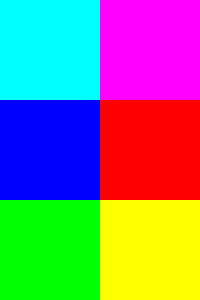
#> input picture Miscellaneous/Hexahue Bergerak/poc/HCS.gif, 200 x 300 px
$ python solver.py
#> lines starting #> are read from the running program, lines starting #| are printed output that depends on the picture
from PIL import Image, ImageSequence

# === Warna Standar ===
magenta = (255, 0, 255)
red = (255, 0, 0)
green = (0, 255, 0)
yellow = (255, 255, 0)
blu = (0, 0, 255)
light_blue = (0, 255, 255)
white = (255, 255, 255)
black = (0, 0, 0)
gray = (128, 128, 128)

# === Kamus Hexahue ===
hexahue = {
    (magenta, red, green, yellow, blu, light_blue): 'a',
    (red, magenta, green, yellow, blu, light_blue): 'b',
    (red, green, magenta, yellow, blu, light_blue): 'c',
    (red, green, yellow, magenta, blu, light_blue): 'd',
    (red, green, yellow, blu, magenta, light_blue): 'e',
    (red, green, yellow, blu, light_blue, magenta): 'f',
    (green, red, yellow, blu, light_blue, magenta): 'g',
    (green, yellow, red, blu, light_blue, magenta): 'h',
    (green, yellow, blu, red, light_blue, magenta): 'i',
    (green, yellow, blu, light_blue, red, magenta): 'j',
    (green, yellow, blu, light_blue, magenta, red): 'k',
    (yellow, green, blu, light_blue, magenta, red): 'l',
    (yellow, blu, green, light_blue, magenta, red): 'm',
    (yellow, blu, light_blue, green, magenta, red): 'n',
    (yellow, blu, light_blue, magenta, green, red): 'o',
    (yellow, blu, light_blue, magenta, red, green): 'p',
    (blu, yellow, light_blue, magenta, red, green): 'q',
    (blu, light_blue, yellow, magenta, red, green): 'r',
    (blu, light_blue, magenta, yellow, red, green): 's',
    (blu, light_blue, magenta, red, yellow, green): 't',
    (blu, light_blue, magenta, red, green, yellow): 'u',
    (light_blue, blu, magenta, red, green, yellow): 'v',
    (light_blue, magenta, blu, red, green, yellow): 'w',
    (light_blue, magenta, red, blu, green, yellow): 'x',
    (light_blue, magenta, red, green, blu, yellow): 'y',
    (light_blue, magenta, red, green, yellow, blu): 'z',
    (black, white, white, black, black, white): '.',
    (white, black, black, white, white, black): ',',
    (white, white, white, white, white, white): ' ',
    (black, black, black, black, black, black): ' ',
    (black, gray, white, black, gray, white): '0',
    (gray, black, white, black, gray, white): '1',
    (gray, white, black, black, gray, white): '2',
    (gray, white, black, gray, black, white): '3',
    (gray, white, black, gray, white, black): '4',
    (white, gray, black, gray, white, black): '5',
    (white, black, gray, gray, white, black): '6',
    (white, black, gray, white, gray, black): '7',
    (white, black, gray, white, black, gray): '8',
    (black, white, gray, white, black, gray): '9',
}

# === Decode satu frame (PIL.Image object) ===
def decode_frame(img):
    try:
        img = img.convert("RGB")
        w, h = img.size
        block_w = w // 2
        block_h = h // 3
        colors = []

        for row in range(3):
            for col in range(2):
                x = col * block_w + block_w // 2
                y = row * block_h + block_h // 2
                rgb = img.getpixel((x, y))
                colors.append(rgb)

        return hexahue.get(tuple(colors), '?')
    except Exception as e:
        print(f"[!] Error decoding frame: {e}")
        return '?'

# === Decode semua frame dari GIF ===
def decode_gif(gif_path):
#> called with gif_path = 'HCS.gif'
    try:
        img = Image.open(gif_path)
#> img is the input picture: PIL image 200x300 P; mean R, G, B 127.5, 127.5, 127.5
        result = ''
        for frame in ImageSequence.Iterator(img):
            char = decode_frame(frame)
            result += char
#> this loop made 468 passes
#> (char, result) on passes 1 to 3: ('w', 'w'), ('e', 'we'), ('l', 'wel')
#> pass 2, in decode_frame (call 2), `img = img.convert("RGB")`:
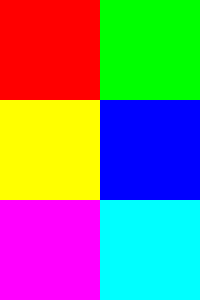
#> img: PIL image 200x300 RGB; mean R, G, B 127.5, 127.5, 127.5
#> pass 3, in decode_frame (call 3), `img = img.convert("RGB")`:
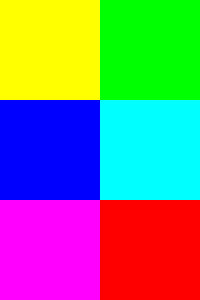
#> img: PIL image 200x300 RGB; mean R, G, B 127.5, 127.5, 127.5
        return result
    except Exception as e:
        print(f"[!] Error reading GIF: {e}")
        return ''

# === Main ===
if __name__ == "__main__":
    gif_file = "HCS.gif"
    print("\n[+] Decoded Text:")
    print(decode_gif(gif_file))
